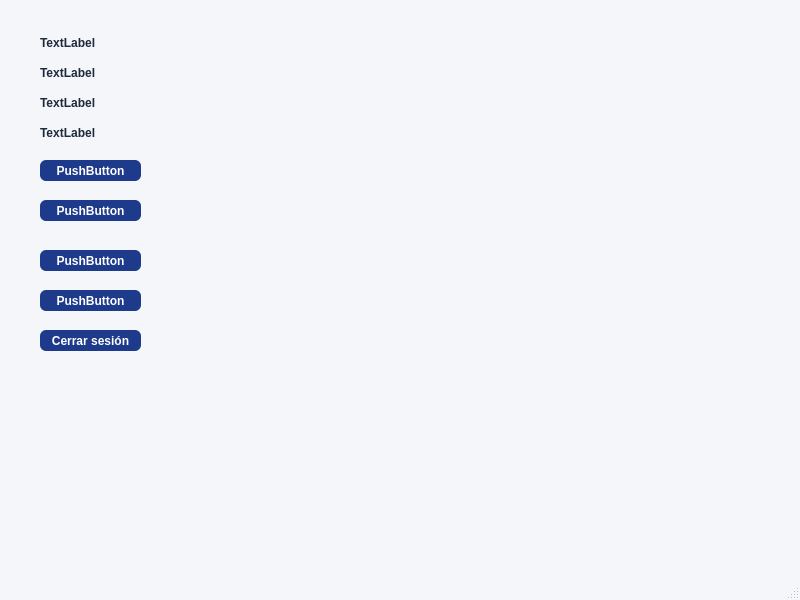
<?xml version="1.0" encoding="UTF-8"?>
<ui version="4.0">
 <class>MainWindow</class>
 <widget class="QMainWindow" name="MainWindow">
  <property name="geometry">
   <rect>
    <x>0</x>
    <y>0</y>
    <width>800</width>
    <height>600</height>
   </rect>
  </property>
  <property name="windowTitle">
   <string>MainWindow</string>
  </property>
  <property name="styleSheet">
   <string notr="true">QMainWindow { background-color: #F4F6F9; }
QPushButton { background-color: #1E3A8A; color: white; border-radius: 6px; padding: 6px 12px; font-weight: bold; }
QPushButton:hover { background-color: #2563EB; }
QLabel { color: #1E293B; font-weight: bold; }</string>
  </property>
  <widget class="QWidget" name="centralwidget">
   <widget class="QLabel" name="labelId">
    <property name="geometry">
     <rect>
      <x>40</x>
      <y>33</y>
      <width>61</width>
      <height>20</height>
     </rect>
    </property>
    <property name="text">
     <string>TextLabel</string>
    </property>
   </widget>
   <widget class="QLabel" name="labelNombre">
    <property name="geometry">
     <rect>
      <x>40</x>
      <y>62</y>
      <width>71</width>
      <height>21</height>
     </rect>
    </property>
    <property name="text">
     <string>TextLabel</string>
    </property>
   </widget>
   <widget class="QLabel" name="labelRol">
    <property name="geometry">
     <rect>
      <x>40</x>
      <y>93</y>
      <width>61</width>
      <height>20</height>
     </rect>
    </property>
    <property name="text">
     <string>TextLabel</string>
    </property>
   </widget>
   <widget class="QLabel" name="labelFechaHora">
    <property name="geometry">
     <rect>
      <x>40</x>
      <y>122</y>
      <width>61</width>
      <height>21</height>
     </rect>
    </property>
    <property name="text">
     <string>TextLabel</string>
    </property>
   </widget>
   <widget class="QPushButton" name="btnSubmenu1">
    <property name="geometry">
     <rect>
      <x>40</x>
      <y>160</y>
      <width>101</width>
      <height>21</height>
     </rect>
    </property>
    <property name="text">
     <string>PushButton</string>
    </property>
   </widget>
   <widget class="QPushButton" name="btnSubmenu2">
    <property name="geometry">
     <rect>
      <x>40</x>
      <y>200</y>
      <width>101</width>
      <height>21</height>
     </rect>
    </property>
    <property name="text">
     <string>PushButton</string>
    </property>
   </widget>
   <widget class="QPushButton" name="btnSubmenu3">
    <property name="geometry">
     <rect>
      <x>40</x>
      <y>250</y>
      <width>101</width>
      <height>21</height>
     </rect>
    </property>
    <property name="text">
     <string>PushButton</string>
    </property>
   </widget>
   <widget class="QPushButton" name="btnSubmenu4">
    <property name="geometry">
     <rect>
      <x>40</x>
      <y>290</y>
      <width>101</width>
      <height>21</height>
     </rect>
    </property>
    <property name="text">
     <string>PushButton</string>
    </property>
   </widget>
   <widget class="QPushButton" name="btnCerrarSesion">
    <property name="geometry">
     <rect>
      <x>40</x>
      <y>330</y>
      <width>101</width>
      <height>21</height>
     </rect>
    </property>
    <property name="text">
     <string>Cerrar sesión</string>
    </property>
   </widget>
  </widget>
  <widget class="QMenuBar" name="menubar">
   <property name="geometry">
    <rect>
     <x>0</x>
     <y>0</y>
     <width>800</width>
     <height>21</height>
    </rect>
   </property>
  </widget>
  <widget class="QStatusBar" name="statusbar"/>
 </widget>
 <resources/>
 <connections/>
</ui>
